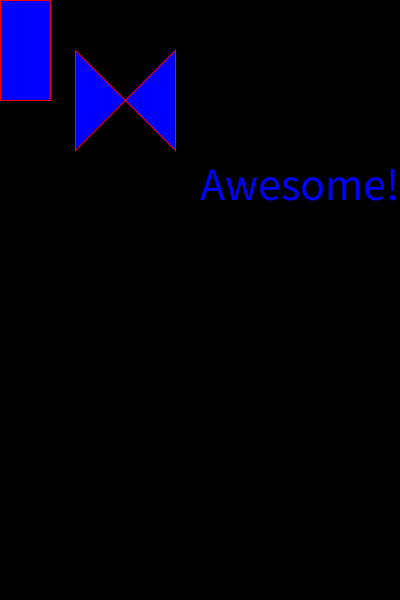
Frame 1 (no input)
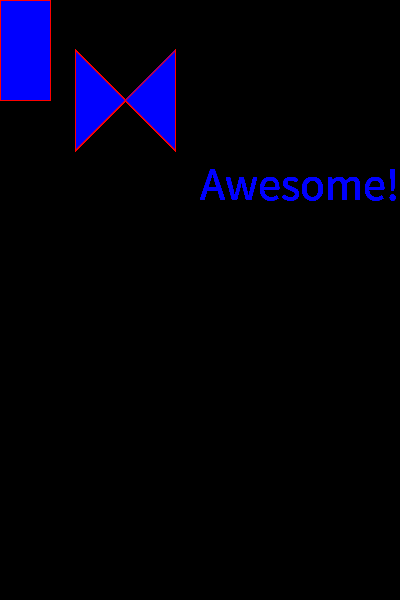
Frame 60 (the mouse pressed at the canvas centre just before this capture)
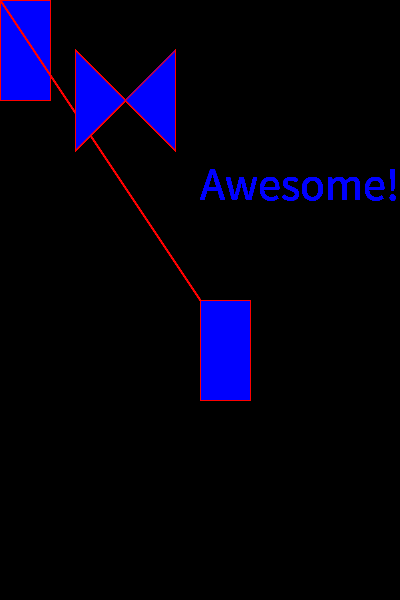
Frame 120 (the mouse held since frame 60 and released just before this capture)

The Processing sketch that drew these frames (run headless with seeded random() and noise(); from frame 60 on, the mouse is pressed at the canvas centre):

// Processing sketch: processing_148360
// ── processing_148360.pde

void setup()
{
  size(400, 600);
  background(0, 0, 0);

}

void draw()
{
  stroke(255, 0, 0);
  line(0, 0, mouseX, mouseY);
  fill(0,0,255);
  rect(mouseX,mouseY,50,100);
  quad(75, 50, 175, 150, 175, 50, 75, 150);
  textSize(46);
  text("Awesome!", 200, 200);
  smooth(36);

}
